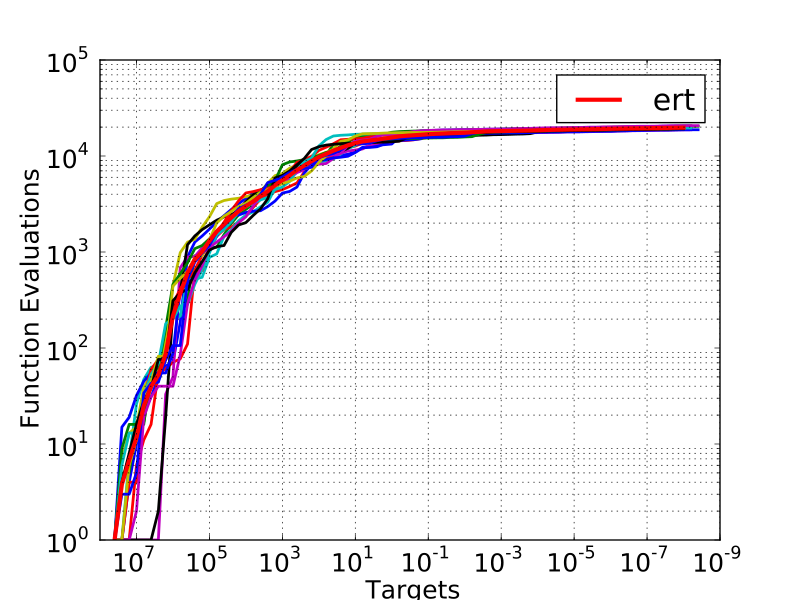

Generate this figure with Python:
#!/usr/bin/env python
# -*- coding: utf-8 -*-

import urllib
import tarfile
from pylab import *
ion() # may be needed for figures to be shown when executing the script

import bbob_pproc as bb

# Collect and unarchive data (3.4MB)
dataurl = 'http://coco.lri.fr/BBOB2009/pythondata/BIPOP-CMA-ES.tar.gz'
filename, headers = urllib.urlretrieve(dataurl)
archivefile = tarfile.open(filename)
archivefile.extractall()

ds = bb.load('BBOB2009pythondata/BIPOP-CMA-ES/ppdata_f002_20.pickle')
d = ds[0] # store the first element of ds in d for convenience

# Plot function evaluations versus target precision
targets = d.evals[:, 0]
evals =  d.evals[:, 1:]
nbrows, nbruns = evals.shape
for i in range(0, nbruns):
    loglog(targets, evals[:, i])
grid()
xlabel('Targets')
ylabel('Function Evaluations')
loglog(d.target[d.target>=1e-8], d.ert[d.target>=1e-8], lw=3,
       color='r', label='ert')
gca().invert_xaxis() # xaxis from the easiest to the hardest
legend() # this operation updates the figure with the inverse axis.
